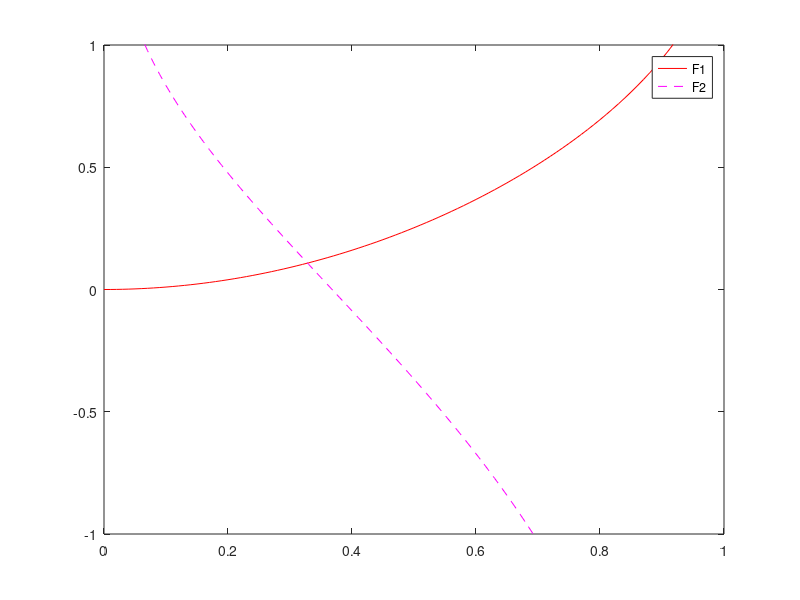

This figure's MATLAB source:
%Graphical method
x=0:0.01:1;
f1=asin(x.^2);
f2=log(log(1./x));
plot(x,f1,'r-')
hold on 
plot(x,f2,'m--')
xlim([0 1])
ylim([-1 1])
legend('F1','F2','Location','best')